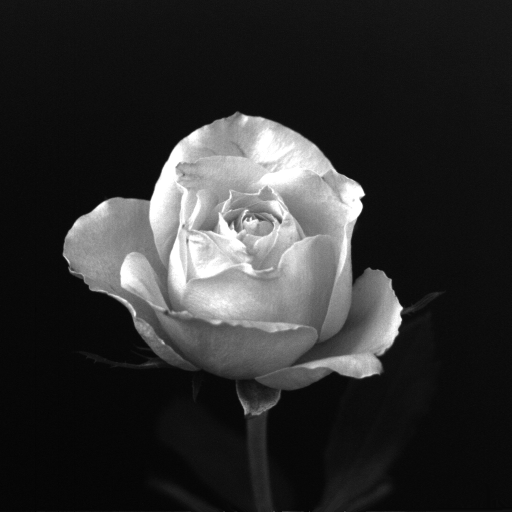
%> input picture pic/dipum_images_ch02/Fig0206(a)(rose-original).tif, 1024 x 1024 px (shown at 1/2 size)
$ octave ch2.m   (GNU Octave 9; MATLAB toolbox functions it lacks are replaced by stand-ins)
%> lines starting %> are read from the running program, lines starting %| are printed output that depends on the picture
A = [1, 2, 3; 4, 5, 6; 7, 8, 9];
A
%%
B = A(:, 2);
B  % 取第二列，行
%%
B = A(1:2, 1:2); % 提取前两行中的前两列
B
%%
A, B = A([1, 3], [2, 3]) % 1,2;1,3;3,2;3,3
%%
f = imread('./workpace/pic/dipum_images_ch02/Fig0206(a)(rose-original).tif');
%> f is the input picture: size 1024x1024 uint8; min 0, max 255, mean 46.8
figure;
subplot(2, 2, 1);
imshow(f(end:-1:1, :)); %% 通过矩阵的索引进行垂直翻转
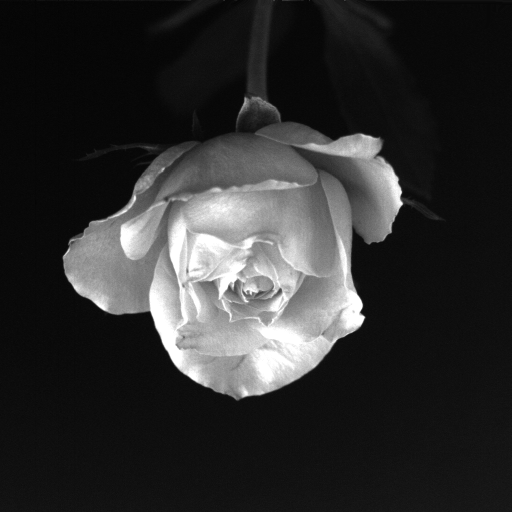
%> displayed picture: size 1024x1024, on the screen's scale of 0 to 255 (shown at 1/2 size); min 0, max 255, mean 46.8; mean of the top-left, top-right, bottom-left and bottom-right quarters 41.8, 41.6, 56.7, 47.1
subplot(2, 2, 2);
imshow(f(257:768, 127:256)); %% 通过矩阵的索引进行取部分
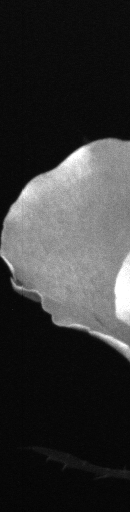
%> displayed picture: size 512x130, on the screen's scale of 0 to 255; min 3, max 255, mean 53.4
subplot(2, 2, 3);
imshow(f(1:2:end, 1:2:end)); %% 通过矩阵的索引进行二次取样，隔一个取一次
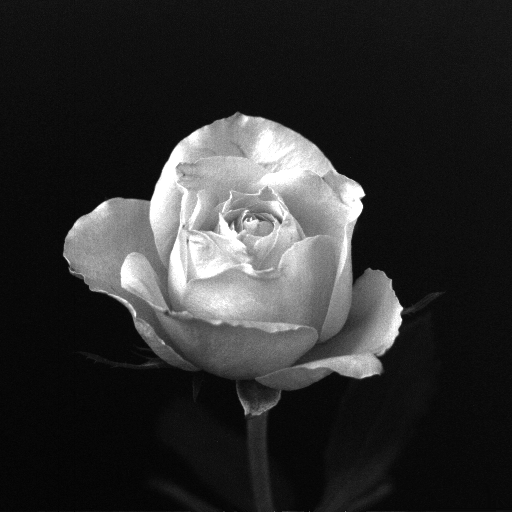
%> displayed picture: size 512x512, on the screen's scale of 0 to 255; min 0, max 255, mean 46.8
subplot(2, 2, 4);
imshow(f(256, :)); %% 通过矩阵的索引水平扫描
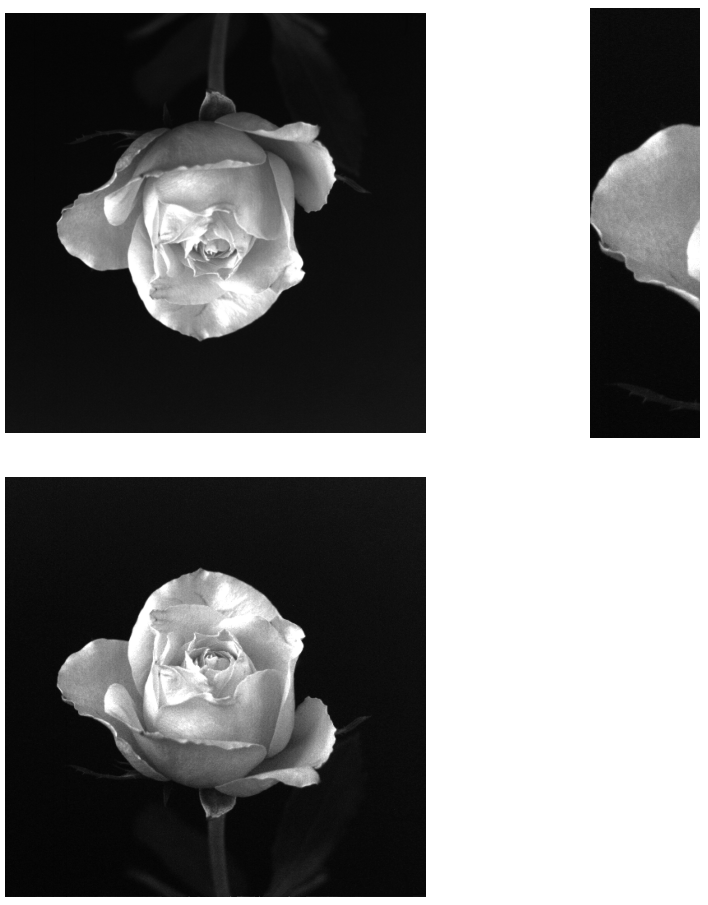
%> figure redrawn from the program's plot data, 4 panels
%%
M = 20;
N = 10;

r = 0:M-1;
c = 0:N-1;

[C, R] = meshgrid(c, r);
C,R
